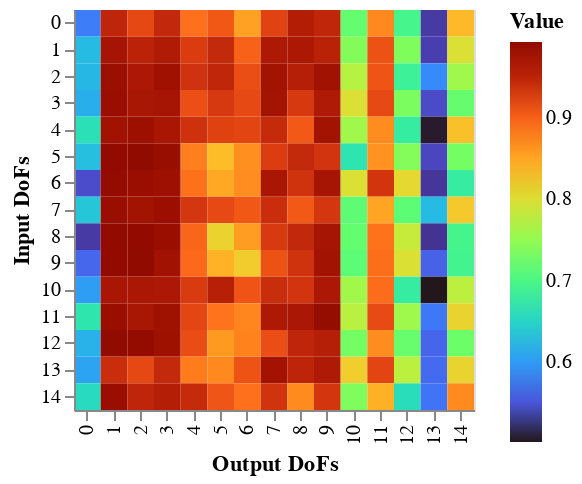

Notebook source saved alongside this figure:
### Markdown cell above
# Results

### Code cell
pyFBS.imshow(np.average(coh, axis=0))

### Figure 1 — Vega-Lite specification as saved in the notebook (floating-point values rounded to 4 significant figures; data arrays with more than 128 entries replaced by an {"elided": "..."} marker saying what was removed)
{"config": {"view": {"continuousWidth": 400, "continuousHeight": 300}}, "data": {"name": "data-8da9914ca6cb27f030adf0b1a597f87a"}, "mark": "rect", "encoding": {"color": {"type": "quantitative", "field": "rec", "legend": {"title": "Value"}, "scale": {"scheme": "turbo"}}, "tooltip": [{"type": "quantitative", "field": "rec", "format": ".3f", "title": "Value"}], "x": {"type": "ordinal", "axis": {"title": "Output DoFs"}, "field": "x"}, "y": {"type": "ordinal", "axis": {"title": "Input DoFs"}, "field": "y"}}, "height": 200, "title": "", "width": 200, "$schema": "https://vega.github.io/schema/vega-lite/v4.8.1.json", "datasets": {"data-8da9914ca6cb27f030adf0b1a597f87a": {"elided": "225 records"}}}
